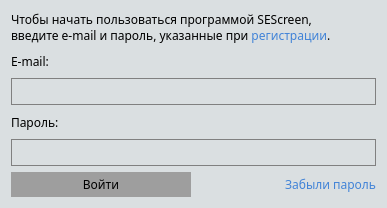
<?xml version="1.0" encoding="UTF-8"?>
<ui version="4.0">
 <class>Login</class>
 <widget class="QWidget" name="Login">
  <property name="geometry">
   <rect>
    <x>0</x>
    <y>0</y>
    <width>387</width>
    <height>208</height>
   </rect>
  </property>
  <property name="maximumSize">
   <size>
    <width>400</width>
    <height>243</height>
   </size>
  </property>
  <property name="font">
   <font>
    <family>Aaargh</family>
   </font>
  </property>
  <property name="windowTitle">
   <string>Вход</string>
  </property>
  <property name="styleSheet">
   <string notr="true">QLineEdit {
     border: 1px solid gray;
     height:25px;
}

 QLineEdit[error=&quot;true&quot;] {
     background: 1px solid #FFCDD2;
}
QWidget{	
     background: rgb(218, 223, 225);
}


</string>
  </property>
  <layout class="QGridLayout" name="gridLayout">
   <item row="5" column="0">
    <widget class="QPushButton" name="entryButton">
     <property name="font">
      <font>
       <family>Aaargh</family>
      </font>
     </property>
     <property name="styleSheet">
      <string notr="true">QPushButton{
	background: #9E9E9E;
	height: 25px;
	border-radius: 0;
}
GPushButton:pressed{
	background: #B6B6B6;
}</string>
     </property>
     <property name="text">
      <string>Войти</string>
     </property>
    </widget>
   </item>
   <item row="4" column="0" colspan="2">
    <widget class="QLineEdit" name="password">
     <property name="font">
      <font>
       <family>Aaargh</family>
      </font>
     </property>
     <property name="styleSheet">
      <string notr="true"/>
     </property>
     <property name="echoMode">
      <enum>QLineEdit::Password</enum>
     </property>
    </widget>
   </item>
   <item row="2" column="0" colspan="2">
    <widget class="QLineEdit" name="login">
     <property name="font">
      <font>
       <family>Aaargh</family>
      </font>
     </property>
     <property name="styleSheet">
      <string notr="true"/>
     </property>
    </widget>
   </item>
   <item row="1" column="0" colspan="2">
    <widget class="QLabel" name="label">
     <property name="font">
      <font>
       <family>Aaargh</family>
      </font>
     </property>
     <property name="styleSheet">
      <string notr="true">QLabel{
background:rgba(0,0,0,000);
}</string>
     </property>
     <property name="text">
      <string>E-mail:</string>
     </property>
    </widget>
   </item>
   <item row="3" column="0" colspan="2">
    <widget class="QLabel" name="label_2">
     <property name="font">
      <font>
       <family>Aaargh</family>
      </font>
     </property>
     <property name="styleSheet">
      <string notr="true">QLabel{	
	background: rgba(0,0,0,000);	
}</string>
     </property>
     <property name="text">
      <string>Пароль:</string>
     </property>
    </widget>
   </item>
   <item row="5" column="1">
    <widget class="QLabel" name="label_4">
     <property name="font">
      <font>
       <family>Aaargh</family>
      </font>
     </property>
     <property name="styleSheet">
      <string notr="true">QLabel{
	background: rgba(0,0,0,000);
}</string>
     </property>
     <property name="text">
      <string>&lt;html&gt;&lt;head/&gt;&lt;body&gt;&lt;p&gt;&lt;a href=&quot;#&quot; style=&quot;text-decoration:none;color: #4183D7;&quot;&gt;Забыли пароль&lt;/a&gt;&lt;/p&gt;&lt;/body&gt;&lt;/html&gt;</string>
     </property>
     <property name="alignment">
      <set>Qt::AlignRight|Qt::AlignTrailing|Qt::AlignVCenter</set>
     </property>
    </widget>
   </item>
   <item row="0" column="0" colspan="2">
    <widget class="QLabel" name="label_3">
     <property name="maximumSize">
      <size>
       <width>16777215</width>
       <height>50</height>
      </size>
     </property>
     <property name="font">
      <font>
       <family>Aaargh</family>
      </font>
     </property>
     <property name="styleSheet">
      <string notr="true">QLabel{
background: rgba(0,0,0,000);
}</string>
     </property>
     <property name="text">
      <string>&lt;html&gt;&lt;head/&gt;&lt;body&gt;&lt;p&gt;Чтобы начать пользоваться программой SEScreen,&lt;br/&gt;введите e-mail и пароль, указанные при &lt;a href=&quot;#&quot;&gt;&lt;span style=&quot; text-decoration: none; color:#0000ff; color:#4183D7;&quot;&gt;регистрации&lt;/span&gt;&lt;/a&gt;.&lt;/p&gt;&lt;/body&gt;&lt;/html&gt;</string>
     </property>
    </widget>
   </item>
  </layout>
 </widget>
 <resources/>
 <connections/>
</ui>
